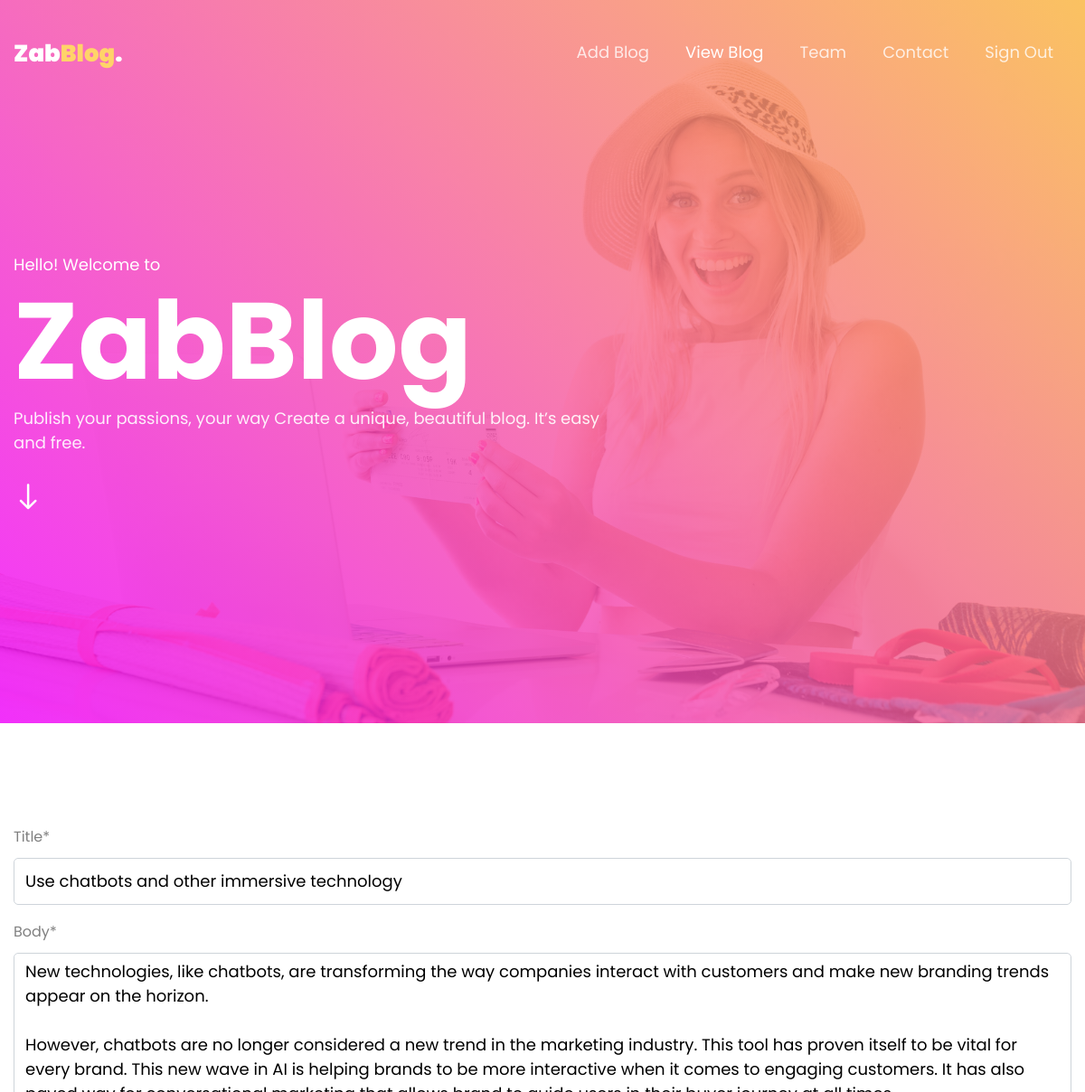
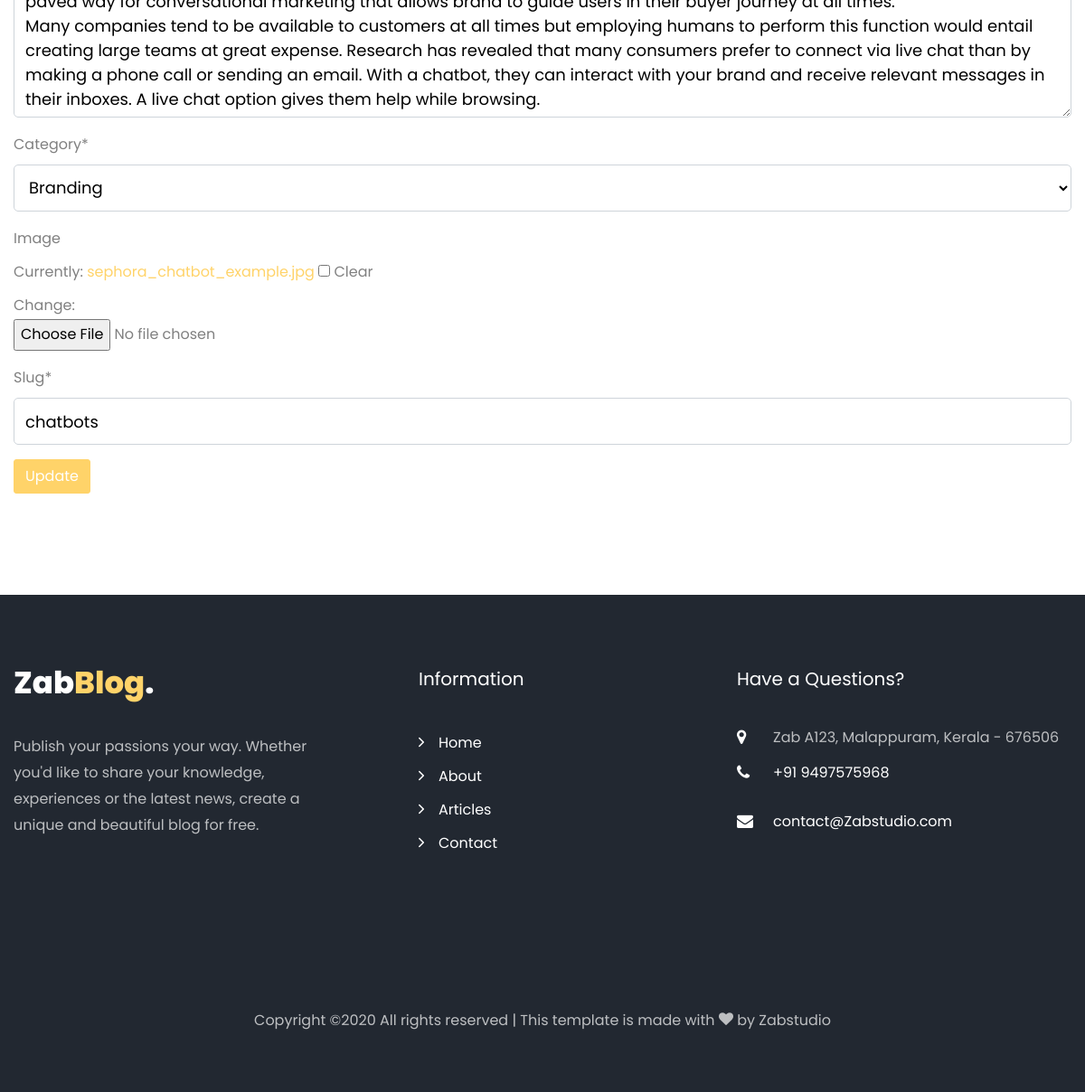
Page /update-blog/chatbots on the committed database (2 pictures, top to bottom).
### core/models.py (models this page shows, shortened)
class Blog(models.Model):
    ILLUSTRATION = 'I'
    BRANDING = 'B'
    APPLICATION = 'A'
    DESIGN = 'D'
    MARKETING = 'M'
    CATEGORY_CHOICES = [
        (ILLUSTRATION, 'Illustration'),
        (BRANDING, 'Branding'),
        (APPLICATION, 'Application'),
        (DESIGN, 'Design'),
        (MARKETING, 'Marketing')
    ]
    title = models.CharField(max_length=200)
    body = models.TextField()
    category = models.CharField(max_length=10, choices=CATEGORY_CHOICES)
    image = models.ImageField(blank=True, null=True)
    created_date = models.DateTimeField(default=timezone.now)
    slug = models.SlugField()

### core/views.py (the view)
# urls.py: path('update-blog/<slug:slug>', BlogUpdateView.as_view(), name='update_blog'),
class BlogUpdateView(UpdateView):
    model = Blog
    fields = [
        'title',
        'body',
        'category',
        'image',
        'slug'
    ]
    template_name = "core/update_blog.html"
    success_url = reverse_lazy("core:view-blog")

### templates/core/update_blog.html (shortened to what this page needs)
{% extends 'core/base.html' %}
{% load static %}
{% load crispy_forms_filters %}
{% block content %}
  <body>
    {% include 'core/admin_navbar.html' %}
   	<section class="ftco-section">
   		<div class="container">
   			<div class="row">
   				<div class="col-md-12">
					<form method="POST" enctype="multipart/form-data">
					 {{ form|crispy }}
					  <input class="btn btn-primary" type="submit" value="Update">
					</form>
				</div>
             </div>
        </div>
   	</section>
    {% include 'core/admin_footer.html' %}
  </body>
{% endblock %}

### rows in the picture
Blog: title "Use chatbots and other immersive technology", body "New technologies, like chatbots, are transforming the way companies interact with customers and make new branding trends appear on the horizon. However, chatbots are no longer considered a new trend in the marketing industry. This tool has proven itself to be vital for every brand. This new wave in AI is helping brands to be more interactive when it comes to engaging customers. It has also paved way for conversational marketing that allows brand to guide users in their buyer journey at all times. Many companies tend to be available to customers at all times but employing humans to perform this function would entail creating large teams at great expense. Research has revealed that many…", category "Branding", slug "chatbots"
